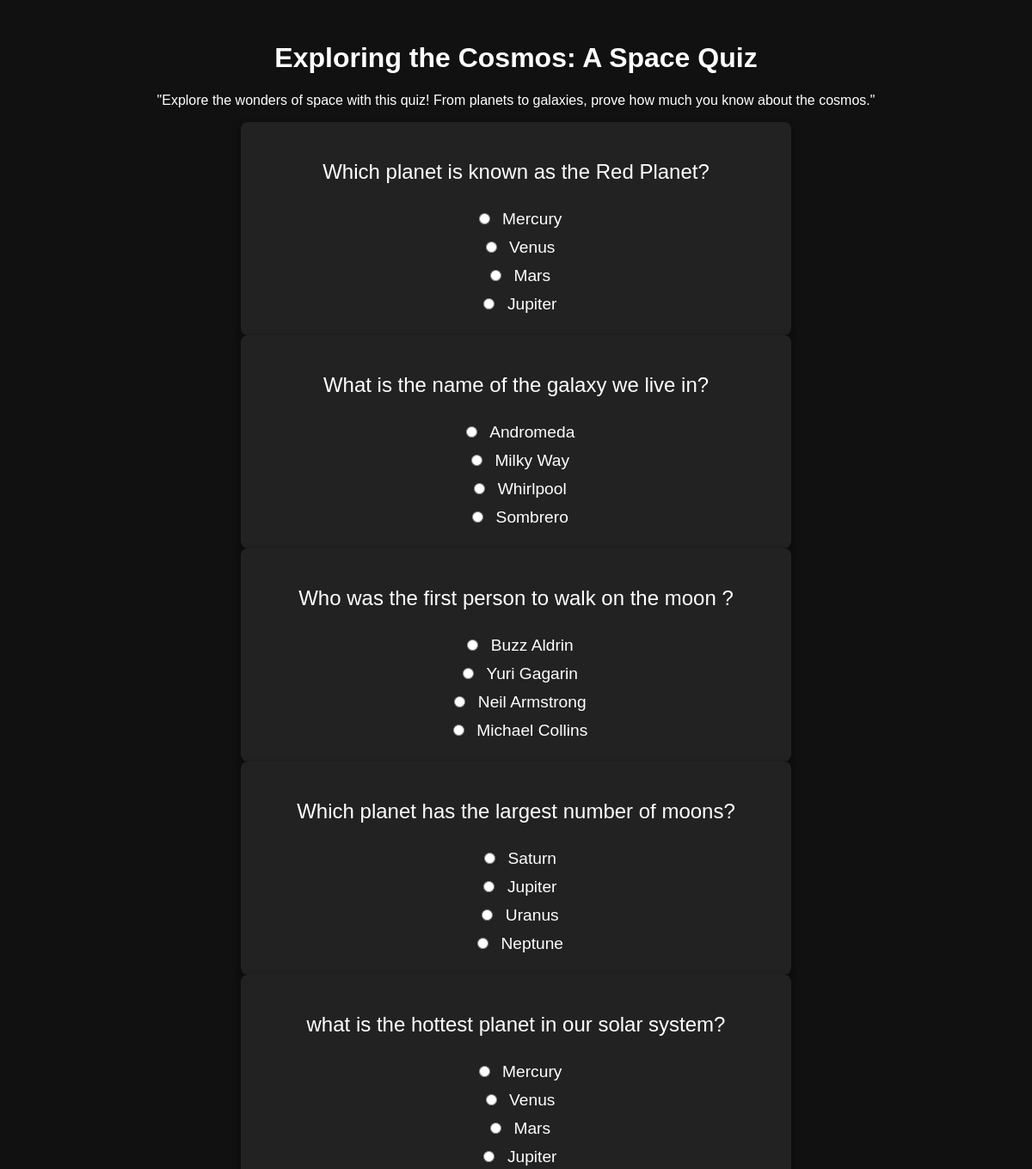
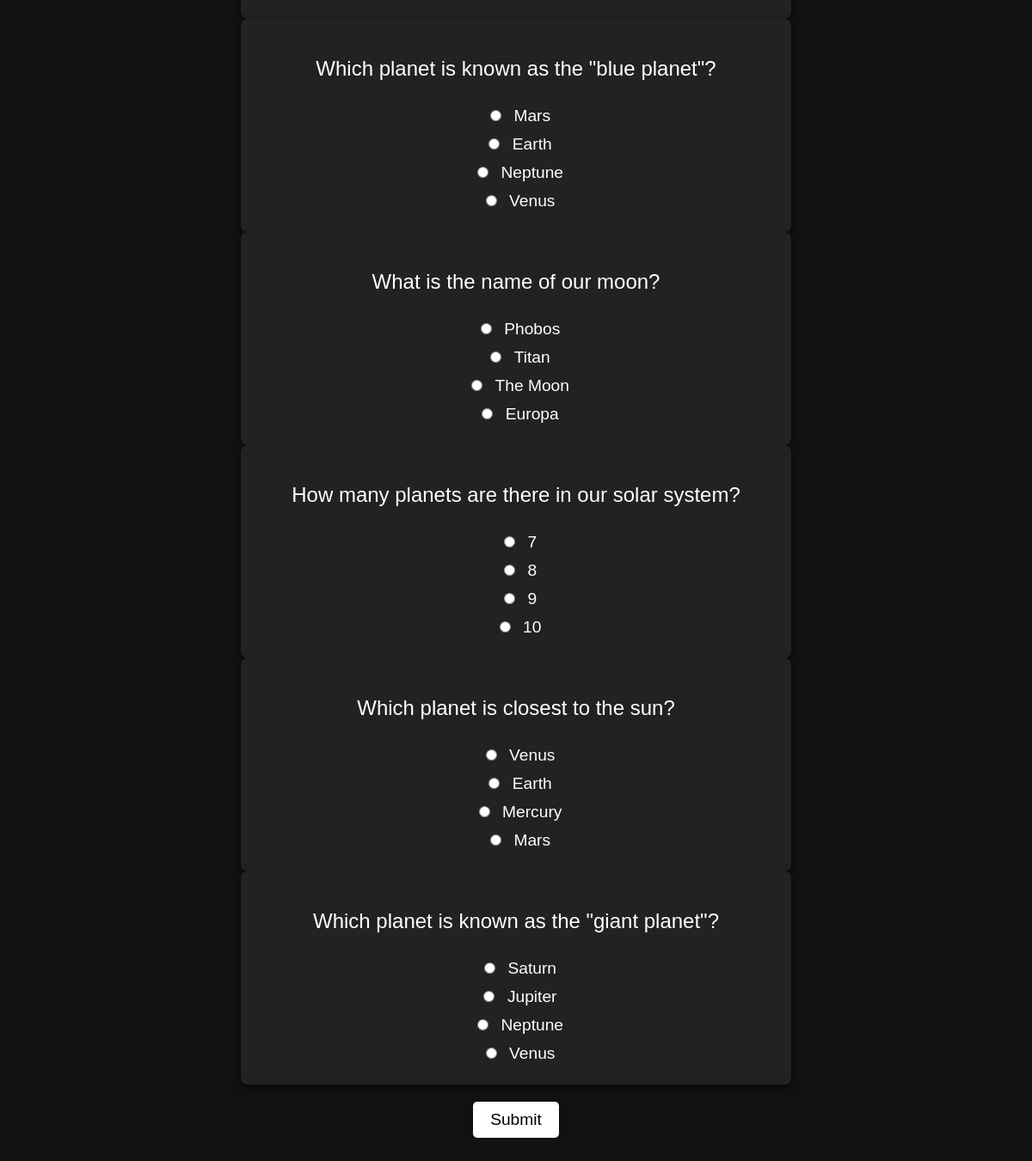
Screenshot of /quiz/quiz/1/ with the database file from the repository (2 pictures, top to bottom).
### quiz/models.py (models this page shows, shortened)
class Quiz(models.Model):
    title = models.CharField(max_length=100)
    description = models.TextField()

class Question(models.Model):
    quiz = models.ForeignKey(Quiz, related_name='questions', on_delete=models.CASCADE)
    question_text = models.CharField(max_length=200)
    option_1 = models.CharField(max_length=100)
    option_2 = models.CharField(max_length=100)
    option_3 = models.CharField(max_length=100)
    option_4 = models.CharField(max_length=100)
    correct_option = models.IntegerField()

### quiz/views.py (the view)
# urls.py: path('quiz/<int:quiz_id>/', views.quiz_detail, name='quiz_detail'),
def quiz_detail(request, quiz_id):
    quiz = Quiz.objects.get(id=quiz_id)
    questions = quiz.questions.all()
    return render(request, 'quiz/quiz_detail.html', {'quiz': quiz, 'questions': questions})

### quiz/templates/quiz/quiz_detail.html (shortened to what this page needs)
<!DOCTYPE html>
<html lang="en">
<head>
</head>
<body>
<h1>{{ quiz.title }}</h1>
<p>{{ quiz.description }}</p>
<form method="POST">
  {% for question in questions %}
    <div class="quiz-container">
      <p class="question">{{ question.question_text }}</p>
      <div class="options">
        <input type="radio" id="q{{ question.id }}_1" name="q{{ question.id }}" value="1">
        <label for="q{{ question.id }}_1">{{ question.option_1 }}</label><br>
        <input type="radio" id="q{{ question.id }}_2" name="q{{ question.id }}" value="2">
        <label for="q{{ question.id }}_2">{{ question.option_2 }}</label><br>
        <input type="radio" id="q{{ question.id }}_3" name="q{{ question.id }}" value="3">
        <label for="q{{ question.id }}_3">{{ question.option_3 }}</label><br>
        <input type="radio" id="q{{ question.id }}_4" name="q{{ question.id }}" value="4">
        <label for="q{{ question.id }}_4">{{ question.option_4 }}</label><br>
      </div>
    </div>
  {% endfor %}
  <input class="btn" type="submit" value="Submit">
</form>
</body>
</html>

### quiz/templates/quiz/quiz_detail.html (style rules this page uses)
body { font-family: Arial, sans-serif; background-color: #111; color: white; text-align: center; padding: 20px; }
h1 { color: #fff; }
.quiz-container { max-width: 600px; margin: 0 auto; background-color: #222; padding: 20px; border-radius: 8px; box-shadow: 0 4px 10px rgba(0, 0, 0, 0.5); }
.question { font-size: 1.5em; }
.options { margin-top: 20px; }
.options input { margin: 10px; }
.options label { font-size: 1.2em; color: #fff; }
.btn { background-color: #fff; color: black; padding: 10px 20px; font-size: 1.2em; border: none; border-radius: 5px; cursor: pointer; margin-top: 20px; }

### rows the page displays
Quiz: title "Exploring the Cosmos: A Space Quiz", description "\"Explore the wonders of space with this quiz! From planets to galaxies, prove how much you know about the cosmos.\""
Question: question_text "Which planet is known as the Red Planet?", option_1 "Mercury", option_2 "Venus", option_3 "Mars", option_4 "Jupiter"
Question: question_text "What is the name of the galaxy we live in?", option_1 "Andromeda", option_2 "Milky Way", option_3 "Whirlpool", option_4 "Sombrero"
Question: question_text "Who was the first person to walk on the moon ?", option_1 "Buzz Aldrin", option_2 "Yuri Gagarin", option_3 "Neil Armstrong", option_4 "Michael Collins"
Question: question_text "Which planet has the largest number of moons?", option_1 "Saturn", option_2 "Jupiter", option_3 "Uranus", option_4 "Neptune"
Question: question_text "what is the hottest planet in our solar system?", option_1 "Mercury", option_2 "Venus", option_3 "Mars", option_4 "Jupiter"
Question: question_text "Which planet is known as the \"blue planet\"?", option_1 "Mars", option_2 "Earth", option_3 "Neptune", option_4 "Venus"
Question: question_text "What is the name of our moon?", option_1 "Phobos", option_2 "Titan", option_3 "The Moon", option_4 "Europa"
Question: question_text "How many planets are there in our solar system?", option_1 "7", option_2 "8", option_3 "9", option_4 "10"
Question: question_text "Which planet is closest to the sun?", option_1 "Venus", option_2 "Earth", option_3 "Mercury", option_4 "Mars"
Question: question_text "Which planet is known as the \"giant planet\"?", option_1 "Saturn", option_2 "Jupiter", option_3 "Neptune", option_4 "Venus"
